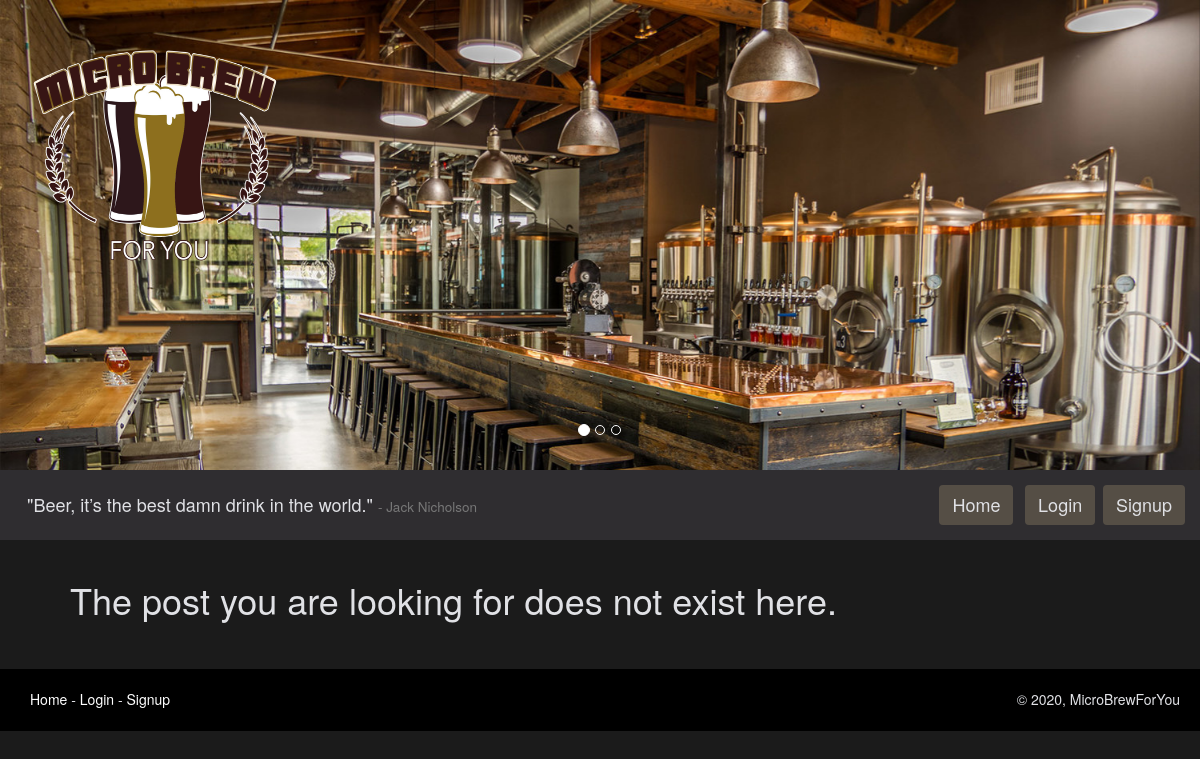
Page /post/9/ on the earlier database version.
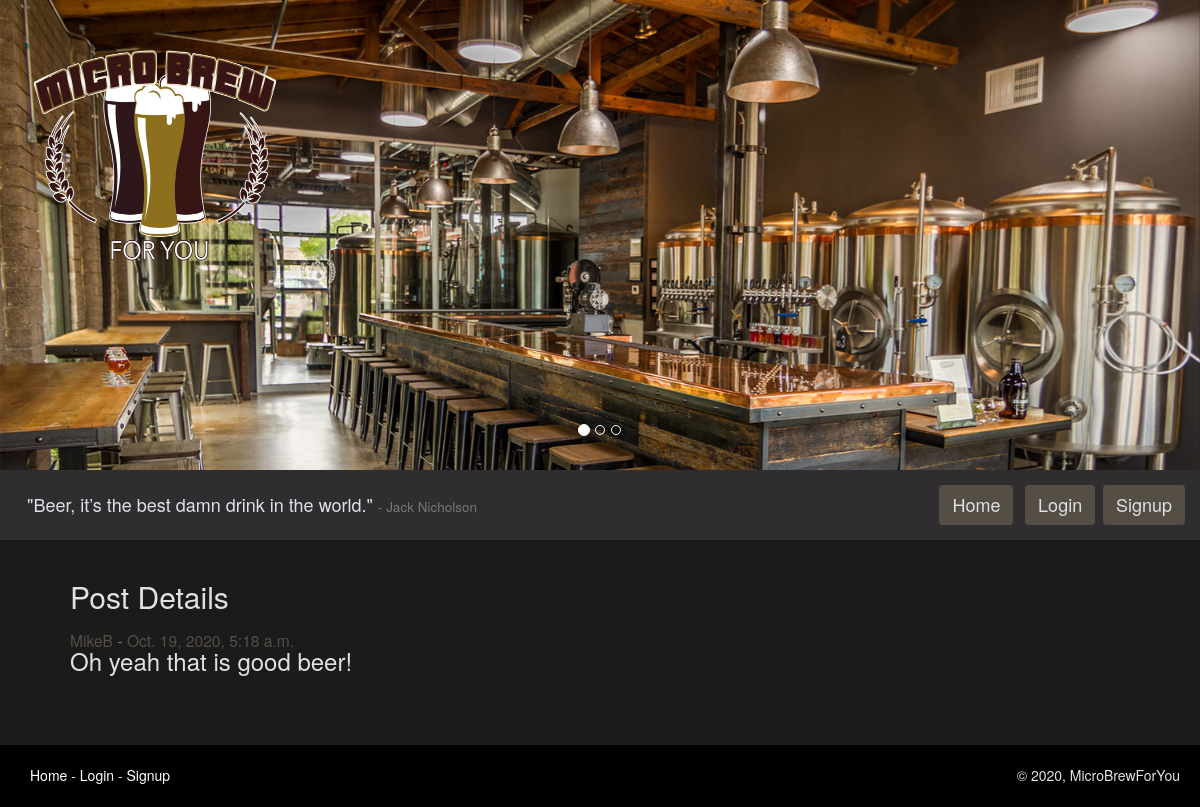
Same page on the later database version.
### microbrewforyou_app/models.py (models this page shows, shortened)
class Posts(models.Model):
    author = models.ForeignKey(
        CustomUser, on_delete=models.CASCADE, related_name='author')
    body = models.TextField(max_length=280)
    postTime = models.DateTimeField(default=timezone.now)
    lastUpdated = models.DateField(auto_now=True)

class CustomUser(AbstractUser):
    bio = models.CharField(max_length=280, default='')
    user_image = models.ImageField(
        upload_to='images/', blank=True)
    users_following = models.ManyToManyField(
        "self", symmetrical=False, related_name='CustomUser')
    fav_breweries = models.ManyToManyField(
        "Breweries", symmetrical=False,
        related_name='fav_breweries', blank=True)
    fav_brewtypes = models.ManyToManyField(
        "BrewTypes", symmetrical=False,
        related_name='fav_brewtypes', blank=True)
    address = models.CharField(max_length=280)
    city = models.CharField(max_length=50)
    state = models.CharField(max_length=50)
    user_since = models.DateTimeField(default=timezone.now)
    REQUIRED_FIELDS = ['first_name', 'bio', 'address', 'city', 'state']
    def __str__(self):
        return self.username

### microbrewforyou_app/views.py (the view)
# urls.py: path('post/<int:post_id>/', post_detail_view, name="postview"),
def post_detail_view(request, post_id):
    my_post = Posts.objects.filter(id=post_id).first()
    words_quote = "Beer, it’s the best damn drink in the world."
    words_author = "Jack Nicholson"
    return render(
        request, "post_detail.html",
        {"post": my_post,
         'words_author': words_author, "words_quote": words_quote}
    )

### templates/post_detail.html (shortened to what this page needs)
{% extends 'base.html' %} {% block content %}
<br />
{% if not post %}
<h1>The post you are looking for does not exist here.</h1>
{% else %}
<h2>Post Details</h2>
<h3>
  <span class="small"
    ><a class="custom_link" href="/user/{{ post.author.id }}/"
      >{{ post.author}}</a
    >
    -
    <a class="custom_link" href="/post/{{ post.id }}/"
      >{{post.postTime}}</a
    ></span
  ><br />
  {{ post.body }}
</h3>
<br />
 {% endif %} <br /><br />{% endblock %}

Differences in the rows shown:
added Posts: author "MikeB", postTime "Oct. 19, 2020, 5:18 a.m.", body "Oh yeah that is good beer!"
Other differences:
text no longer shown: "The post you are looking for does not exist here."
text now shown: "Post Details -"
